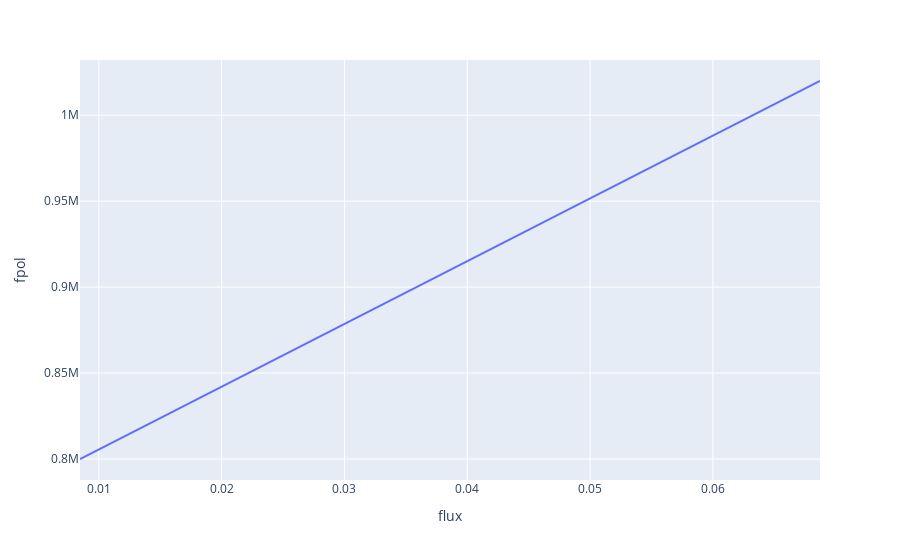

The cell this chart's notebook holds for it:
### Code cell
x2 = get_flux(x)
df = pd.DataFrame(data=np.array([x2, y]).T, columns=['flux', 'fpol'])
fig2 = px.line(df, x='flux', y='fpol')
fig2.show()
